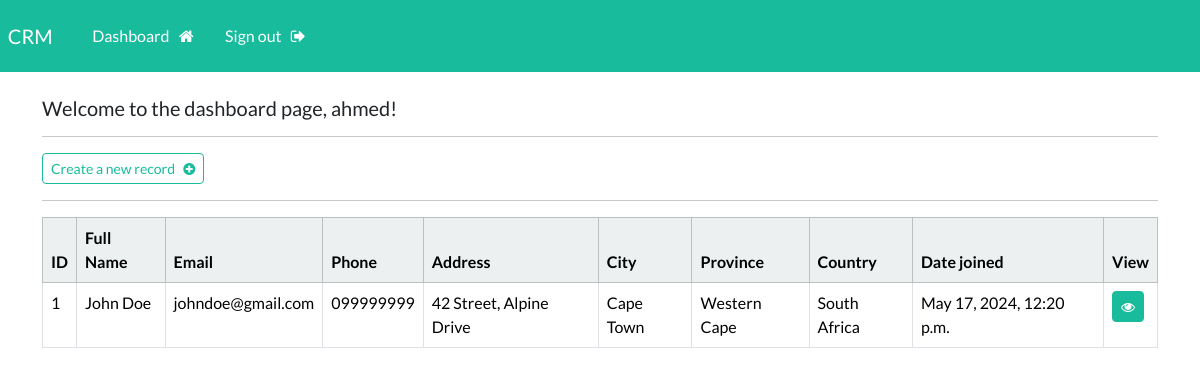
Page /dashboard (signed in) on the earlier database version.
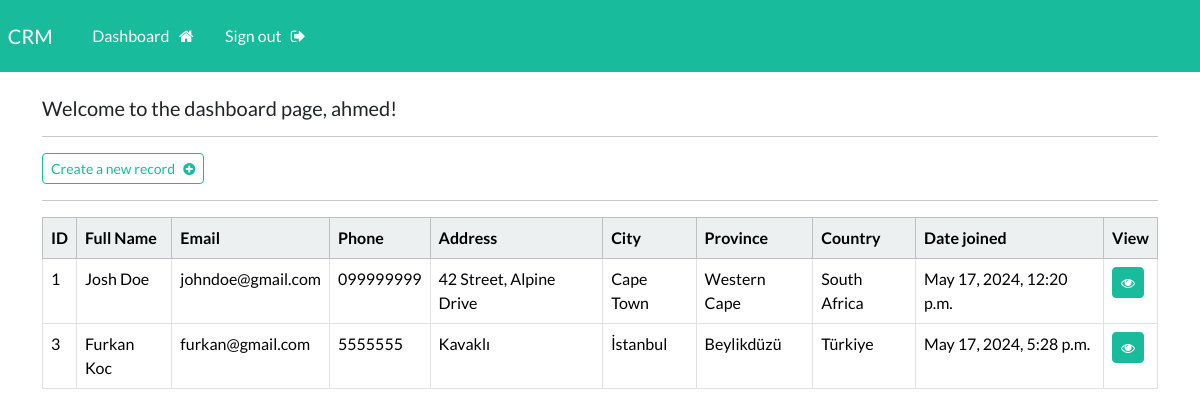
Same page on the later database version.
### webapp/models.py (models this page shows, shortened)
class Record(models.Model):
    creation_date = models.DateTimeField(auto_now_add=True)
    first_name = models.CharField(max_length=100)
    last_name = models.CharField(max_length=100)
    email = models.CharField(max_length=255)
    phone = models.CharField(max_length=20)
    address = models.CharField(max_length=300)
    city = models.CharField(max_length=255)
    province = models.CharField(max_length=200)
    country = models.CharField(max_length=125)

### webapp/views.py (the view)
# urls.py: path('dashboard', views.dashboard, name="dashboard"),
@login_required(login_url='my-login')
def dashboard(request):
    my_records  = Record.objects.all()
    context={'records': my_records}
    return render(request, 'webapp/dashboard.html', context=context)

### webapp/templates/webapp/dashboard.html
{% extends 'webapp/base.html' %}
{% block content %}
    <h5> Welcome to the dashboard page, {{user}}! </h5>
    <hr>
    <a class="btn btn-outline-success btn-sm" href="{% url 'create-record' %}">Create a new record &nbsp; <i class="fa fa-plus-circle" aria-hidden="true"></i>
    </a>
    <hr>
    <table class="table table-hover table-bordered">
        <thead class="table-light">
            <tr>
                <th scope="col">ID</th>
                <th scope="col">Full Name</th>
                <th scope="col">Email</th>
                <th scope="col">Phone</th>
                <th scope="col">Address</th>
                <th scope="col">City</th>
                <th scope="col">Province</th>
                <th scope="col">Country</th>
                <th scope="col">Date joined</th>
                <th scope="col">View</th>
            </tr>
        </thead>
        <tbody>
        {% if records %}
            {% for record in records %}
            <tr>
                <td>{{record.id}}</td>
                <td>{{record.first_name}}  {{record.last_name}}</td>
                <td>{{record.email}}</td>
                <td>{{record.phone}}</td>
                <td>{{record.address}}</td>
                <td>{{record.city}}</td>
                <td>{{record.province}}</td>
                <td>{{record.country}}</td>
                <td>{{record.creation_date}}</td>
                <td><a class="btn btn-success btn-sm" href="{% url 'record' record.id %}"><i class="fa fa-eye" aria-hidden="true"></i>
                </a></td>
            </tr>
            {% endfor %}
        {% endif %}
        </tbody>
    </table>
{% endblock %}

### webapp/templates/webapp/base.html (shortened to what this page needs)
{% load static %}
<!DOCTYPE html>
<html lang="en">
<head>
    <link rel="stylesheet" href="https://bootswatch.com/5/flatly/bootstrap.min.css">
    <link rel="stylesheet" href="{% static 'css/styles.css' %}">
    <link rel="stylesheet" href="https://cdnjs.cloudflare.com/ajax/libs/font-awesome/4.7.0/css/font-awesome.min.css">
</head>
<body>
    {% include 'webapp/navbar.html' %}
    <div class="container">
        <br>
        {% block content %}
        {% endblock %}
    </div>
</body>
</html>

### webapp/templates/webapp/navbar.html (shortened to what this page needs)
<nav class="navbar navbar-expand-lg navbar-dark bg-success justify-content-center">
    <a class="navbar-brand main-heading" href="{% url '' %}">
      &nbsp; CRM
    </a>
      <div class="collapse navbar-collapse text-center" id="navbarNavDropdown">
        <ul class="navbar-nav mr-auto">
          {% if user.is_authenticated %}
            <li class="nav-item">
              <a class="nav-link" href="{% url 'dashboard' %}">Dashboard &nbsp; <i class="fa fa-home" aria-hidden="true"></i> </a>
            </li>
            <li class="nav-item">
              <a class="nav-link" href="{% url 'user-logout' %}">Sign out &nbsp; <i class="fa fa-sign-out" aria-hidden="true"></i> </a>
            </li>
        </ul>
        {% endif %}
      </div>
</nav>

Differences in the rows shown:
changed Record "Doe": first_name "John" → "Josh"
added Record: id "3", first_name "Furkan", last_name "Koc", email "furkan@gmail.com", phone "5555555", address "Kavaklı", city "İstanbul", province "Beylikdüzü", country "Türkiye", creation_date "May 17, 2024, 5:28 p.m."
